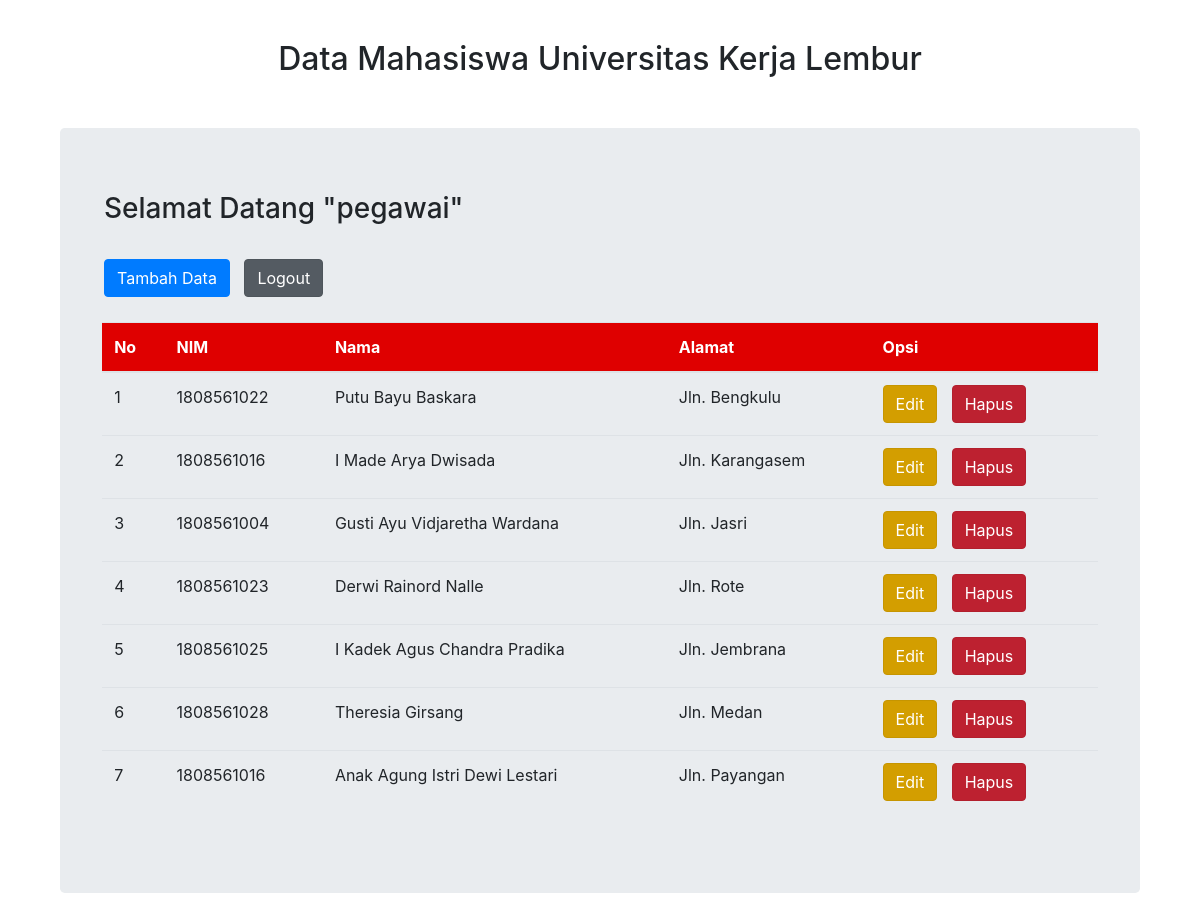
The page /halaman_admin.php (signed in) on the database its author committed.
### tables this page shows
CREATE TABLE `tb_mahasiswa` (
  `id` int(11) NOT NULL,
  `nim` varchar(10) NOT NULL,
  `nama` varchar(50) NOT NULL,
  `alamat` varchar(100) NOT NULL,
  `opsi` varchar(100) NOT NULL
);

### halaman_admin.php (the view, shortened to what this page needs)
<!doctype html>
<html lang="en">
  <head>
    <link rel="stylesheet" href="https://cdn.jsdelivr.net/npm/bootstrap@4.5.3/dist/css/bootstrap.min.css">
    <link rel="stylesheet" type="text/css" href="css/style.css">
    <?php
    include 'config/config.php';
    ?>
  </head>
  <body>
    <h2>Data Mahasiswa Universitas Kerja Lembur</h2>
    <div class="jumbotron">
      <h3>Selamat Datang "<?php
        echo $_SESSION['username'];
      ?>"
      </h3>
      <button type="button" class="btn btn-primary" data-toggle="modal" data-target="#tambahModal">Tambah Data</button>
      <a href="logout.php" class="btn btn-secondary active" role="button" aria-pressed="true" style="color:white">Logout</a>
      <table class="table">
        <thead>
          <tr>
              <th scope="col">No</th>
              <th scope="col">NIM</th>
              <th scope="col">Nama</th>
              <th scope="col">Alamat</th>
              <th scope="col">Opsi</th>
          </tr>
        </thead>
        <tbody>
        <?php
          $no = 1;
          $data = mysqli_query($conn,"select * from tb_mahasiswa");
          while ($d = mysqli_fetch_array($data)){
          ?>
            <tr>
              <td><?php echo $no++; ?></td>
              <td><?php echo $d['nim']; ?></td>
              <td><?php echo $d['nama']; ?></td>
              <td><?php echo $d['alamat']; ?></td>
              <td>
                <a href="form_edit.php?id=<?php echo $d['id'];?>" class="btn btn-warning active" role="button" aria-pressed="true" style="color:white;">Edit</a>
                <a href="view_data.php?id=<?php echo $d['id'];?>" class="btn btn-danger active" role="button" aria-pressed="true">Hapus</a>
              </td>
            </tr>
          <?php
          }
        ?>
        </tbody>
      </table>
    </div>
            <?php
              include 'form_tambah.php';
            ?>
  </body>
</html>

### css/style.css (style rules this page uses)
.jumbotron { max-width: 90%; margin: 50px auto; }
table { max-width: 98%; margin: 50px auto; margin-top: 25px; }
thead { background-color: rgb(223, 0, 0); }
th { color: white; }
h2 { padding-top: 40px; text-align: center; }
.btn-primary { margin-left: 12px; margin-bottom: -25px; }
.btn-secondary { margin-top: 25px; margin-left: 10px; }
.btn-danger { margin-left: 10px; }
h3 { margin-left: 12px; }

### rows shown on the page
tb_mahasiswa: nim "1808561022", nama "Putu Bayu Baskara", alamat "Jln. Bengkulu"
tb_mahasiswa: nim "1808561016", nama "I Made Arya Dwisada", alamat "Jln. Karangasem"
tb_mahasiswa: nim "1808561004", nama "Gusti Ayu Vidjaretha Wardana", alamat "Jln. Jasri"
tb_mahasiswa: nim "1808561023", nama "Derwi Rainord Nalle", alamat "Jln. Rote"
tb_mahasiswa: nim "1808561025", nama "I Kadek Agus Chandra Pradika", alamat "Jln. Jembrana"
tb_mahasiswa: nim "1808561028", nama "Theresia Girsang", alamat "Jln. Medan"
tb_mahasiswa: nim "1808561016", nama "Anak Agung Istri Dewi Lestari", alamat "Jln. Payangan"

### other values the page prints
$_SESSION['username'] "pegawai"
